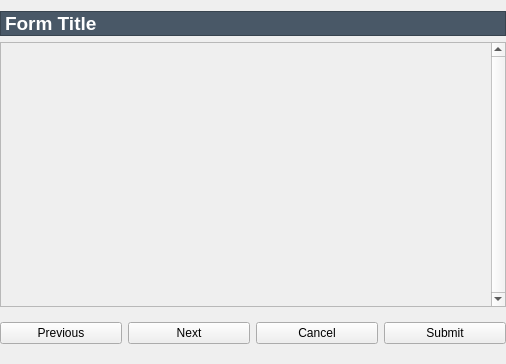
<?xml version="1.0" encoding="UTF-8"?>
<ui version="4.0">
 <class>Form</class>
 <widget class="QWidget" name="Form">
  <property name="geometry">
   <rect>
    <x>0</x>
    <y>0</y>
    <width>506</width>
    <height>364</height>
   </rect>
  </property>
  <property name="windowTitle">
   <string>Form</string>
  </property>
  <layout class="QVBoxLayout" name="verticalLayout">
   <property name="leftMargin">
    <number>0</number>
   </property>
   <property name="rightMargin">
    <number>0</number>
   </property>
   <item>
    <widget class="QFrame" name="frame_title">
     <property name="sizePolicy">
      <sizepolicy hsizetype="Preferred" vsizetype="Fixed">
       <horstretch>0</horstretch>
       <verstretch>0</verstretch>
      </sizepolicy>
     </property>
     <property name="styleSheet">
      <string notr="true">background-color: rgb(73, 88, 103);
color: rgb(255, 255, 255);</string>
     </property>
     <property name="frameShape">
      <enum>QFrame::StyledPanel</enum>
     </property>
     <property name="frameShadow">
      <enum>QFrame::Raised</enum>
     </property>
     <layout class="QHBoxLayout" name="horizontalLayout">
      <property name="leftMargin">
       <number>4</number>
      </property>
      <property name="topMargin">
       <number>0</number>
      </property>
      <property name="rightMargin">
       <number>9</number>
      </property>
      <property name="bottomMargin">
       <number>0</number>
      </property>
      <item>
       <widget class="QLabel" name="title_label">
        <property name="sizePolicy">
         <sizepolicy hsizetype="Preferred" vsizetype="Fixed">
          <horstretch>0</horstretch>
          <verstretch>0</verstretch>
         </sizepolicy>
        </property>
        <property name="font">
         <font>
          <pointsize>14</pointsize>
          <weight>75</weight>
          <bold>true</bold>
         </font>
        </property>
        <property name="text">
         <string>Form Title</string>
        </property>
        <property name="alignment">
         <set>Qt::AlignLeading|Qt::AlignLeft|Qt::AlignVCenter</set>
        </property>
        <property name="wordWrap">
         <bool>true</bool>
        </property>
        <property name="margin">
         <number>9</number>
        </property>
        <property name="textInteractionFlags">
         <set>Qt::TextSelectableByMouse</set>
        </property>
       </widget>
      </item>
      <item>
       <spacer name="horizontalSpacer">
        <property name="orientation">
         <enum>Qt::Horizontal</enum>
        </property>
        <property name="sizeHint" stdset="0">
         <size>
          <width>40</width>
          <height>20</height>
         </size>
        </property>
       </spacer>
      </item>
      <item>
       <widget class="QFrame" name="frame_language_select">
        <property name="frameShape">
         <enum>QFrame::NoFrame</enum>
        </property>
        <property name="frameShadow">
         <enum>QFrame::Raised</enum>
        </property>
        <layout class="QHBoxLayout" name="language_select_layout"/>
       </widget>
      </item>
     </layout>
    </widget>
   </item>
   <item>
    <widget class="QScrollArea" name="scroll_section">
     <property name="minimumSize">
      <size>
       <width>0</width>
       <height>200</height>
      </size>
     </property>
     <property name="maximumSize">
      <size>
       <width>16777215</width>
       <height>1000</height>
      </size>
     </property>
     <property name="verticalScrollBarPolicy">
      <enum>Qt::ScrollBarAlwaysOn</enum>
     </property>
     <property name="widgetResizable">
      <bool>true</bool>
     </property>
     <widget class="QWidget" name="scroll_section_content">
      <property name="geometry">
       <rect>
        <x>0</x>
        <y>0</y>
        <width>493</width>
        <height>245</height>
       </rect>
      </property>
      <layout class="QVBoxLayout" name="verticalLayout_2">
       <item>
        <widget class="QStackedWidget" name="sections_stack">
         <property name="lineWidth">
          <number>2</number>
         </property>
         <widget class="QWidget" name="page_3"/>
         <widget class="QWidget" name="page_4"/>
        </widget>
       </item>
      </layout>
     </widget>
    </widget>
   </item>
   <item>
    <widget class="QFrame" name="frame_buttons">
     <property name="sizePolicy">
      <sizepolicy hsizetype="Preferred" vsizetype="Fixed">
       <horstretch>0</horstretch>
       <verstretch>0</verstretch>
      </sizepolicy>
     </property>
     <property name="frameShape">
      <enum>QFrame::NoFrame</enum>
     </property>
     <property name="frameShadow">
      <enum>QFrame::Raised</enum>
     </property>
     <layout class="QHBoxLayout" name="horizontalLayout_2">
      <property name="leftMargin">
       <number>0</number>
      </property>
      <property name="rightMargin">
       <number>0</number>
      </property>
      <item>
       <widget class="QPushButton" name="button_previous">
        <property name="text">
         <string>Previous</string>
        </property>
       </widget>
      </item>
      <item>
       <widget class="QPushButton" name="button_next">
        <property name="text">
         <string>Next</string>
        </property>
       </widget>
      </item>
      <item>
       <widget class="QPushButton" name="button_cancel">
        <property name="text">
         <string>Cancel</string>
        </property>
       </widget>
      </item>
      <item>
       <widget class="QPushButton" name="button_submit">
        <property name="text">
         <string>Submit</string>
        </property>
       </widget>
      </item>
     </layout>
    </widget>
   </item>
  </layout>
 </widget>
 <resources/>
 <connections/>
</ui>
